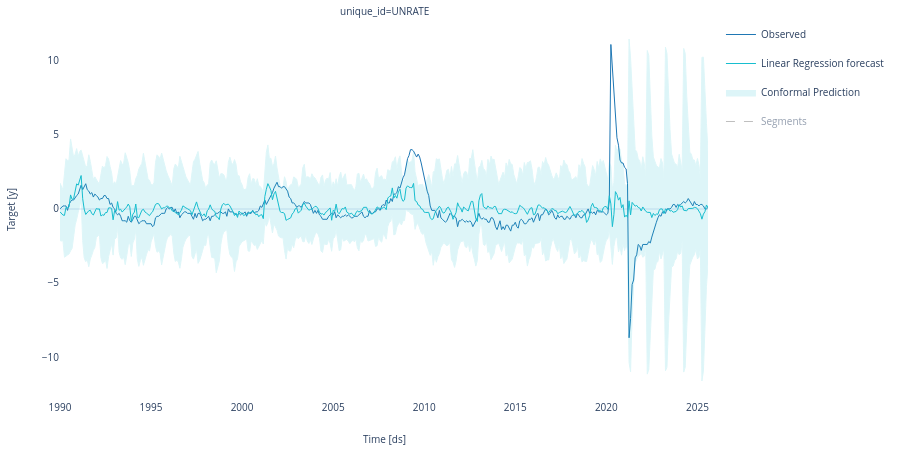

The notebook cell saved with this chart:
### Markdown cell above
# Graphique

### Code cell
import pandas as pd
import plotly.graph_objects as go
from utilsforecast.plotting import plot_series

# =========================
# cellule 7 : Préparer df_obs + df_fcst (LR) (format utilsforecast)
# =========================
SERIES_ID = "UNRATE"

# df_obs : observations
df_obs = (
    df_oos
    .reset_index()
    .rename(columns={"date": "ds", "y_true": "y"})
    .assign(unique_id=SERIES_ID)
    [["unique_id", "ds", "y"]]
)

# df_fcst : forecasts + intervalles conformal
df_fcst = (
    df_oos
    .reset_index()
    .rename(columns={
        "date": "ds",
        "y_pred": "LR",
        "y_lo_95": "LR-lo-95",
        "y_hi_95": "LR-hi-95",
    })
    .assign(unique_id=SERIES_ID)
    [["unique_id", "ds", "LR", "LR-lo-95", "LR-hi-95"]]
)

print(df_obs.head(2))
print(df_fcst.head(2))

# =========================
# cellule 9 : Zoom + cadrage de l’axe Y
# =========================
START_ZOOM = "1990-01-01"
END_ZOOM   = "2025-08-01"

segments = [
    ("1990-01-01", "1999-12-31", "1990-1999"),
    ("2000-01-01", "2008-12-31", "2000-2008"),
    ("2008-01-01", "2019-12-31", "2008-2019"),
    ("2020-01-01", None,         "2020-fin"),
]

# Sécurité datetime
df_obs["ds"]  = pd.to_datetime(df_obs["ds"])
df_fcst["ds"] = pd.to_datetime(df_fcst["ds"])

start_zoom_dt = pd.to_datetime(START_ZOOM)
end_zoom_dt   = pd.to_datetime(END_ZOOM)

df_obs_z  = df_obs.query("ds >= @start_zoom_dt and ds <= @end_zoom_dt")
df_fcst_z = df_fcst.query("ds >= @start_zoom_dt and ds <= @end_zoom_dt")

fig = plot_series(
    df=df_obs_z,
    forecasts_df=df_fcst_z,
    level=[95],
    engine="plotly",
).update_layout(
    height=450,
    # (option) fixe l'axe Y si tu veux un cadrage constant
    # yaxis=dict(range=[-10, 12]),
    # enlève les carreaux
    xaxis=dict(showgrid=False),
    yaxis=dict(showgrid=False),
)

# =========================
# Renommage de la légende
# =========================
for trace in fig.data:
    name = (trace.name or "").lower()
    if trace.name == "y":
        trace.name = "Observed"
    elif trace.name == "LR":
        trace.name = "Linear Regression forecast"
    elif "95" in name or "lo" in name or "hi" in name:
        trace.name = "Conformal Prediction"

# =========================
# Un seul bouton "Segments" (sans 1990)
# =========================
# ymin/ymax auto à partir des données
ymin = min(df_obs_z["y"].min(), df_fcst_z["LR-lo-95"].min())
ymax = max(df_obs_z["y"].max(), df_fcst_z["LR-hi-95"].max())

SEG_GROUP = "SEGMENTS"
fig.update_layout(legend=dict(groupclick="togglegroup"))

first = True
for i, (start, _, _) in enumerate(segments):

    if i == 0:
        continue  # ignore 1990

    x = pd.to_datetime(start)
    if not (start_zoom_dt <= x <= end_zoom_dt):
        continue

    fig.add_trace(
        go.Scatter(
            x=[x, x],
            y=[ymin, ymax],
            mode="lines",
            legendgroup=SEG_GROUP,
            name="Segments" if first else None,
            showlegend=first,
            visible="legendonly",
            line=dict(color="gray", width=1, dash="dash"),
            hoverinfo="skip",
        )
    )
    first = False

fig.show()

### Figure 1 — Plotly figure (JSON) as saved in the notebook; plotly's stock layout.template omitted (floating-point values rounded to 4 significant figures; data arrays with more than 128 entries replaced by an {"elided": "..."} marker saying what was removed)
{"data": [{"legendgroup": "y", "line": {"color": "#1f77b4", "width": 1}, "mode": "lines", "name": "Observed", "showlegend": true, "type": "scatter", "x": {"elided": "856 str values"}, "xaxis": "x", "y": {"elided": "856 float values"}, "yaxis": "y"}, {"legendgroup": "LR", "line": {"color": "#17becf", "width": 1}, "mode": "lines", "name": "Linear Regression forecast", "showlegend": true, "type": "scatter", "x": {"elided": "856 str values"}, "xaxis": "x", "y": {"elided": "856 float values"}, "yaxis": "y"}, {"fill": "toself", "fillcolor": "#17becf", "legendgroup": "LR_level_95", "line": {"color": "#17becf", "width": 1}, "mode": "lines", "name": "Conformal Prediction", "opacity": 0.14, "showlegend": true, "type": "scatter", "x": {"elided": "1712 str values"}, "xaxis": "x", "y": {"elided": "1712 float values"}, "yaxis": "y"}, {"hoverinfo": "skip", "legendgroup": "SEGMENTS", "line": {"color": "gray", "dash": "dash", "width": 1}, "mode": "lines", "name": "Segments", "showlegend": true, "type": "scatter", "visible": "legendonly", "x": ["2000-01-01T00:00:00", "2000-01-01T00:00:00"], "y": [-11.62, 11.47]}, {"hoverinfo": "skip", "legendgroup": "SEGMENTS", "line": {"color": "gray", "dash": "dash", "width": 1}, "mode": "lines", "showlegend": false, "type": "scatter", "visible": "legendonly", "x": ["2008-01-01T00:00:00", "2008-01-01T00:00:00"], "y": [-11.62, 11.47]}, {"hoverinfo": "skip", "legendgroup": "SEGMENTS", "line": {"color": "gray", "dash": "dash", "width": 1}, "mode": "lines", "showlegend": false, "type": "scatter", "visible": "legendonly", "x": ["2020-01-01T00:00:00", "2020-01-01T00:00:00"], "y": [-11.62, 11.47]}], "layout": {"annotations": [{"font": {"size": 10}, "showarrow": false, "text": "unique_id=UNRATE", "x": 0.5, "xanchor": "center", "xref": "paper", "y": 1, "yanchor": "bottom", "yref": "paper"}, {"font": {"size": 10}, "showarrow": false, "text": "Time [ds]", "x": 0.5, "xanchor": "center", "xref": "paper", "y": 0, "yanchor": "top", "yref": "paper", "yshift": -30}, {"font": {"size": 10}, "showarrow": false, "text": "Target [y]", "textangle": -90, "x": 0, "xanchor": "right", "xref": "paper", "xshift": -40, "y": 0.5, "yanchor": "middle", "yref": "paper"}], "autosize": true, "font": {"size": 10}, "height": 450, "legend": {"groupclick": "togglegroup"}, "margin": {"b": 50, "l": 60, "r": 10, "t": 20}, "xaxis": {"anchor": "y", "domain": [0, 1], "showgrid": false, "showticklabels": true, "visible": true}, "yaxis": {"anchor": "x", "domain": [0, 1], "showgrid": false}}}
